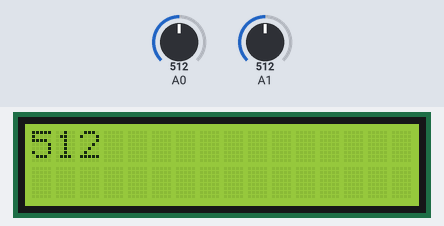
This sketch was run on a simulated Arduino Uno, built with avr-gcc and run on an emulated ATmega328P. On the bench: 16×2 character LCD. The inputs (shaded band) are chosen by the test bench; at power-on: A1 = 512, A0 = 512.

Above: at 1.2 s.
1.3 s: A1 set to 716
At 2.5 s:
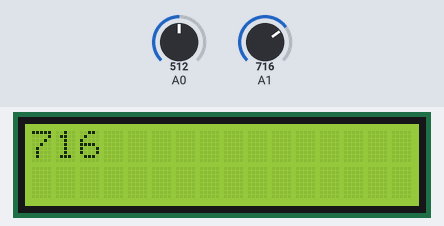
2.8 s: A1 set to 900
At 4.0 s:
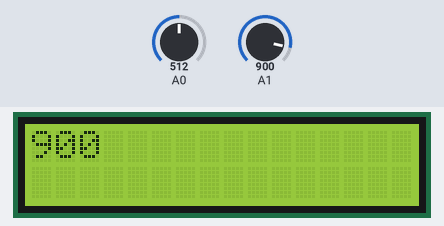
4.3 s: A1 set to 1023
At 4.7 s:
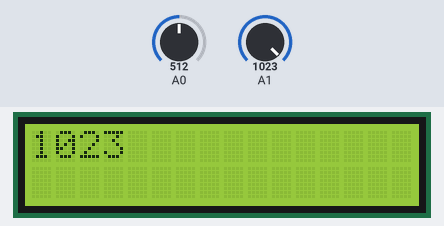
Timing chart, 0 to 7.3 s (numbered marks = the images above; inputs shaded):
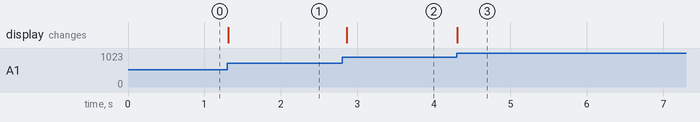

Measured:
- after the input at 1.3 s, the display: changes at once (image 1)
- after the input at 2.8 s, the display: changes after 0.06 s (image 2)
- after the input at 4.3 s, the display: changes at once (image 3)

The sketch:

lcd.ino
```cpp
// LCD RS pin to digital pin 8
// LCD Enable pin to digital pin 9
// LCD D4 pin to digital pin 4
// LCD D5 pin to digital pin 5
// LCD D6 pin to digital pin 6
// LCD D7 pin to digital pin 7
// LCD BL pin to digital pin 10
// KEY pin to analogl pin 0
#include <LiquidCrystal.h>
LiquidCrystal lcd(8, 13, 9, 4, 5, 6, 7);
char msgs[5][16] = {"Right Key OK ", "Up Key OK ", "Down Key OK ", "Left Key OK ", "Select Key OK" };
int adc_key_val[5] ={50, 200, 400, 600, 800 };
int NUM_KEYS = 5;
int adc_key_in;
int key=-1;
int oldkey=-1;
void setup()
{
 lcd.clear();
 lcd.begin(16, 2);
 lcd.setCursor(0,0);
 lcd.print("ADC key testing");
}
void loop()
{
 adc_key_in = analogRead(0); // read the value from the sensor
 key = get_key(adc_key_in); // convert into key press
 ReadAnalogPin(1);
delay(100);
}

int get_key(unsigned int input) // Convert ADC value to key number
{
 int k;
 for (k = 0; k < NUM_KEYS; k++) { if (input < adc_key_val[k]) { return k; } }
 if (k >= NUM_KEYS)k = -1; // No valid key pressed
 return k;
}
void ReadAnalogPin(int AnalogPinNumber)
{
  lcd.clear();
 lcd.setCursor(0,0);
 lcd.print(" "); // erases previous contents of this line
 lcd.setCursor(0,0); // puts cursor to the first column and the first row of the LCD display
 int AnalogValue = analogRead(AnalogPinNumber);
 lcd.print(AnalogValue);

}
```
